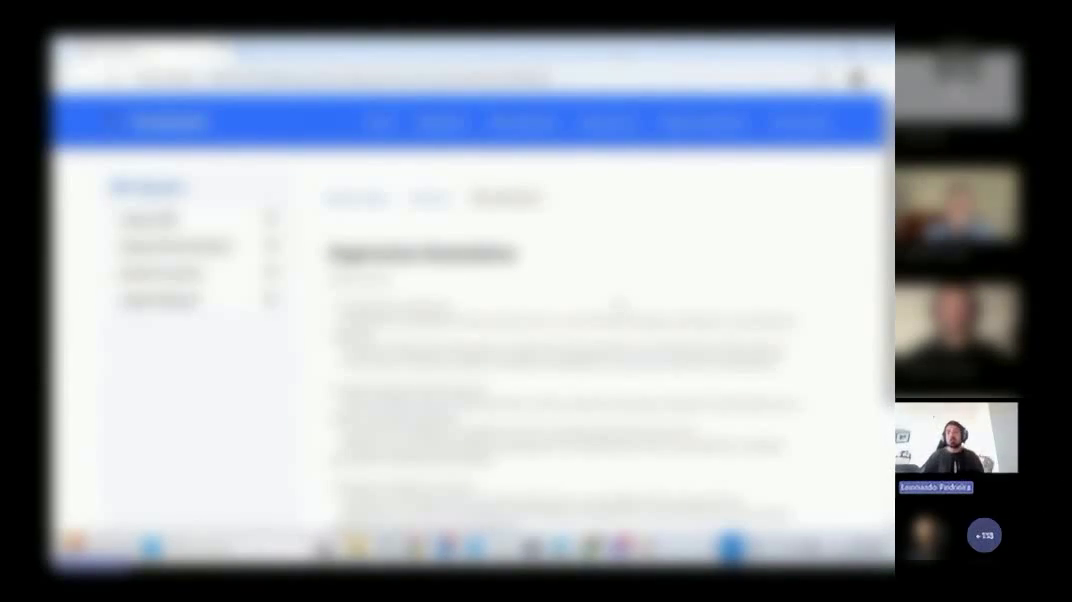
#> input picture frame 220 of public/video/ibm-hoy-presentacion.mp4, 1072 x 602 px, given in place of 15-05-2025 - Presentación de Herramienta propia.mp4, which was not available
$ python process_confidential_video.py
#> lines starting #> are read from the running program, lines starting #| are printed output that depends on the picture; pictures that were not available may be replaced by others from this repository, and a replacement may not be noted
from pathlib import Path
import subprocess
import cv2
import imageio_ffmpeg

source = Path(r"C:\Users\lpleo\OneDrive\Escritorio\Fotos Leo\CV\Carrera\IBM-Actual\15-05-2025 - Presentación de Herramienta propia.mp4")
root = Path(__file__).resolve().parents[1]
temp = root / "confidential_video_silent.mp4"
output = root / "public" / "video" / "ibm-hoy-presentacion.mp4"
output.parent.mkdir(parents=True, exist_ok=True)

cap = cv2.VideoCapture(str(source))
if not cap.isOpened():
    raise RuntimeError(f"No se pudo abrir {source}")

width = int(cap.get(cv2.CAP_PROP_FRAME_WIDTH))
height = int(cap.get(cv2.CAP_PROP_FRAME_HEIGHT))
fps = cap.get(cv2.CAP_PROP_FPS) or 30.0
writer = cv2.VideoWriter(
    str(temp), cv2.VideoWriter_fourcc(*"mp4v"), fps, (width, height)
)

while True:
    ok, frame = cap.read()
#> frame is the input picture: shape (602, 1072, 3); mean B, G, R 172.7, 164.6, 158.8
    if not ok:
        break
    # Blur the shared tool area for the whole video.
    blurred = frame.copy()
    blurred[:, :895] = cv2.GaussianBlur(frame[:, :895], (0, 0), sigmaX=8, sigmaY=8)

    # Blur the participant column, except for Leonardo's tile, his name, and
    # the connected-people bubble at the bottom-right.
    right = frame[:, 895:]
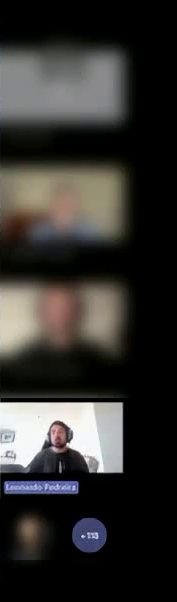
#> right: shape (602, 177, 3); mean B, G, R 47.2, 49.5, 51.3
    right_blurred = cv2.GaussianBlur(right, (0, 0), sigmaX=8, sigmaY=8)
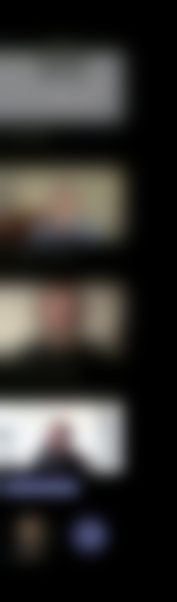
#> right_blurred: shape (602, 177, 3); mean B, G, R 47.2, 49.5, 51.3
    keep_y1, keep_y2 = 398, min(height, 560)
    right_blurred[keep_y1:keep_y2, :] = right[keep_y1:keep_y2, :]
    blurred[:, 895:] = right_blurred
#> blurred: shape (602, 1072, 3); mean B, G, R 172.8, 164.6, 158.9
    writer.write(blurred)

cap.release()
writer.release()

# Keep the original audio stream untouched while replacing only the video.
ffmpeg = imageio_ffmpeg.get_ffmpeg_exe()
subprocess.run(
    [
        ffmpeg,
        "-y",
        "-i", str(temp),
        "-i", str(source),
        "-map", "0:v:0",
        "-map", "1:a:0?",
        "-c:v", "libx264",
        "-preset", "medium",
        "-crf", "23",
        "-c:a", "copy",
        "-shortest",
        str(output),
    ],
    check=True,
)
temp.unlink(missing_ok=True)
print(output)

$ run again, starting later in the video
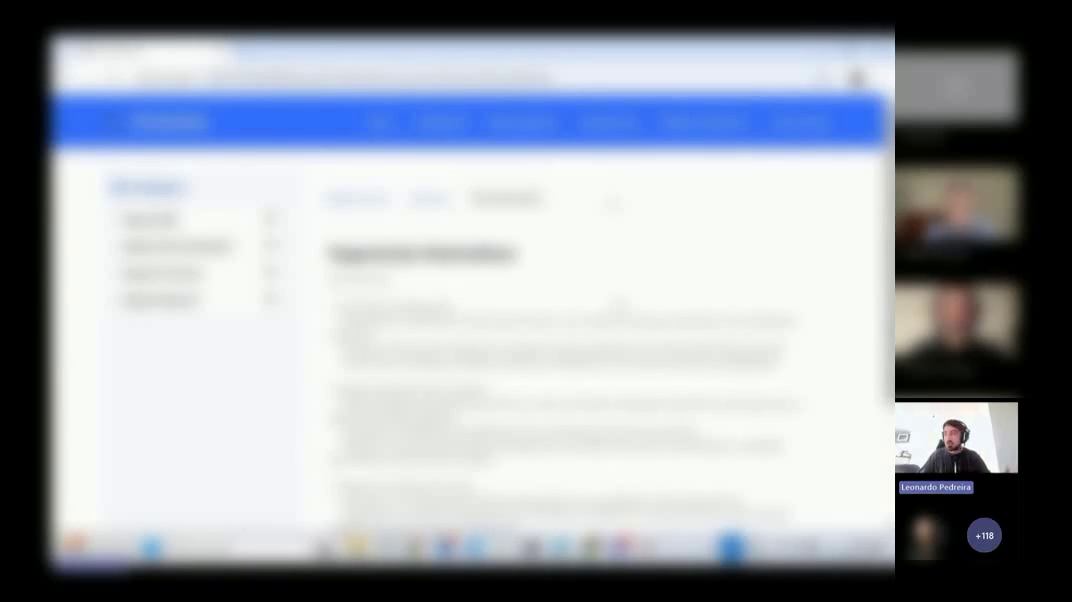
#> input picture frame 991 of public/video/ibm-hoy-presentacion.mp4, 1072 x 602 px, given in place of 15-05-2025 - Presentación de Herramienta propia.mp4, which was not available
#> frame is the input picture: shape (602, 1072, 3); mean B, G, R 173, 164.4, 159
#> `right = frame[:, 895:]`:
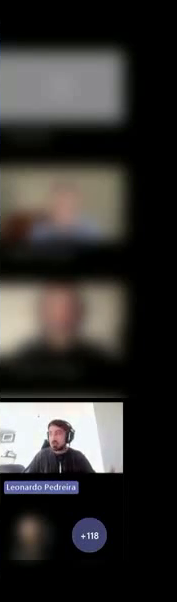
#> right: shape (602, 177, 3); mean B, G, R 47.6, 49.6, 51.7
#> `right_blurred = cv2.GaussianBlur(right, (0, 0), sigmaX=8, sigmaY=8)`:
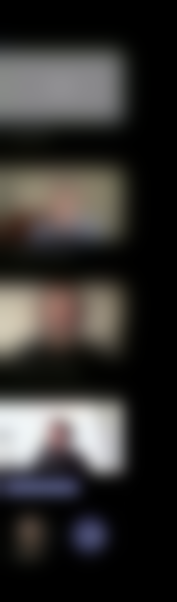
#> right_blurred: shape (602, 177, 3); mean B, G, R 47.6, 49.6, 51.7

$ run again, starting later in the video
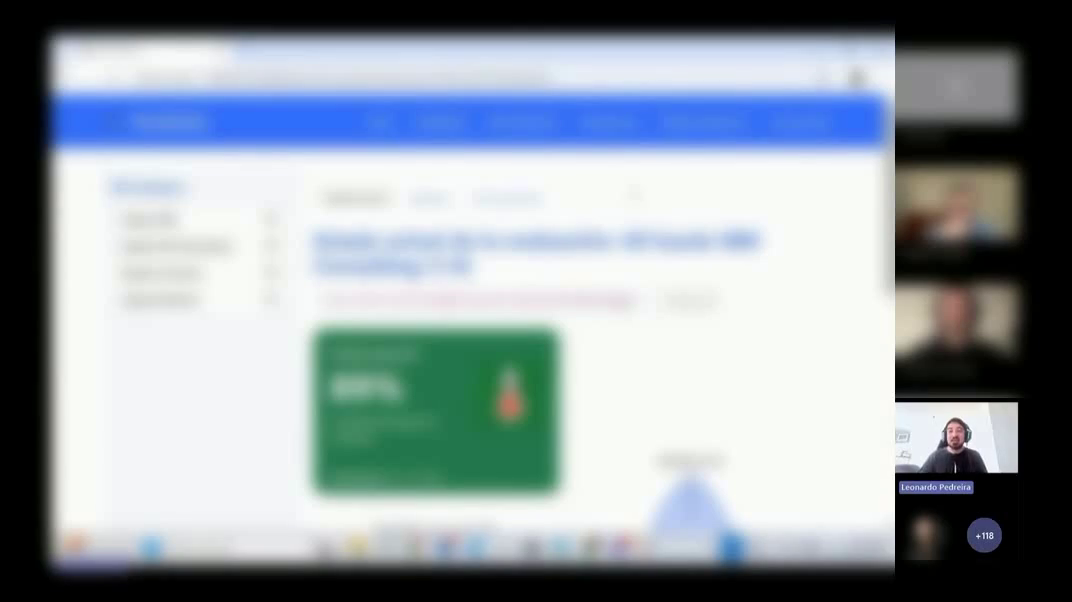
#> input picture frame 1762 of public/video/ibm-hoy-presentacion.mp4, 1072 x 602 px, given in place of 15-05-2025 - Presentación de Herramienta propia.mp4, which was not available
#> frame is the input picture: shape (602, 1072, 3); mean B, G, R 164.7, 157.4, 147
#> `right = frame[:, 895:]`:
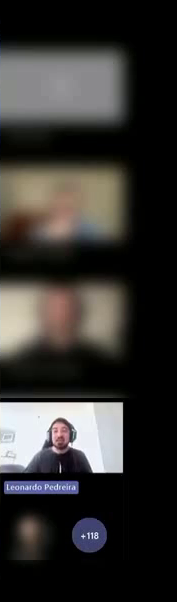
#> right: shape (602, 177, 3); mean B, G, R 48.4, 50.6, 52.7
#> `right_blurred = cv2.GaussianBlur(right, (0, 0), sigmaX=8, sigmaY=8)`:
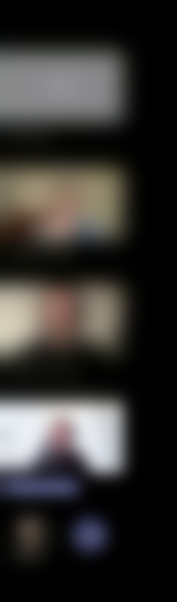
#> right_blurred: shape (602, 177, 3); mean B, G, R 48.3, 50.6, 52.7
